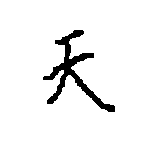
#> input picture 字体分割/zi/12.png, 150 x 150 px, found by its file name
$ python circle.py
#> lines starting #> are read from the running program, lines starting #| are printed output that depends on the picture; after the words box and inside, x2 and y2 are one past the last pixel; in counts of white or black regions, pixels touching at a corner belong together
import cv2
import math


img_path='12.png'
img = cv2.imread(img_path, cv2.IMREAD_GRAYSCALE)  # 读取灰度图
#> img: shape (150, 150); 94.6% white; 1 black region, box (x1, y1, x2, y2) and area: (43, 30, 115, 112) 1208
img = cv2.bitwise_not(img)
m = cv2.moments(img)
#> m = moments, m00 308040, centre m10/m00, m01/m00 = (73.3, 71.87)
# 计算图像的质心
coi = (m['m10'] / m['m00'], m['m01'] / m['m00'])
#> coi = (73.3, 71.87)
maxd = 0
for i in range(img.shape[0]):
    for j in range(img.shape[1]):
        if img[i, j] == 255:
            d = math.sqrt((i - coi[1]) ** 2 + (j - coi[0]) ** 2)
            if d > maxd:
                maxd = d
#> after the loop, maxd = 56.46
img = cv2.bitwise_not(img)
cv2.circle(img, (int(coi[0]), int(coi[1])),(int(maxd)+1), 0, -1)
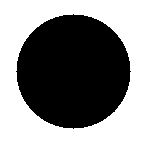
#> img: shape (150, 150); 54.7% white; 1 black region, box (x1, y1, x2, y2) and area: (16, 14, 131, 129) 10190
cv2.imwrite((img_path.split('.png')[0]+'-c.png'),img)  # 保存提交图片
